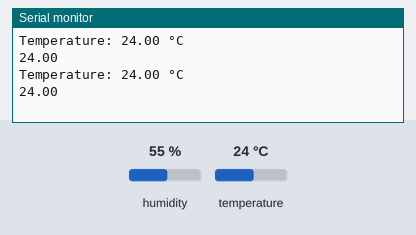
A sketch run on a simulated Arduino Uno, built with avr-gcc and run on an emulated ATmega328P. Parts: the last lines printed to the serial monitor. The inputs (shaded band) are chosen by the test bench; at power-on: temperature 24 °C, humidity 55 %.

Above: at 2.8 s.
2.9 s: temperature set to 12 °C
At 4.8 s:
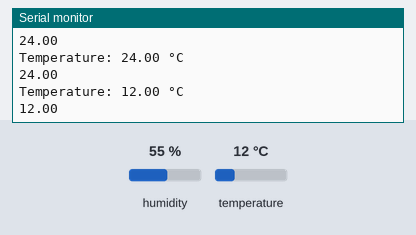
5.6 s: temperature set to 19 °C
At 7.2 s:
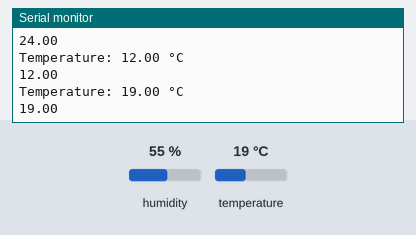
Timing chart, 0 to 8.7 s (numbered marks = the images above; inputs shaded):
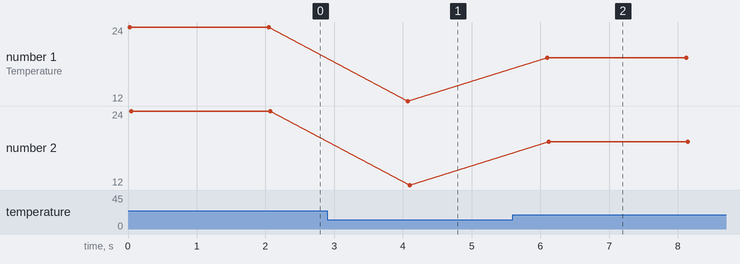

Measured:
- after the input at 2.9 s, the serial monitor: prints a new line after 1.2 s (image 1)
- after the input at 5.6 s, the serial monitor: prints a new line after 0.50 s (image 2)
- plotted number 1: 24 → 12 after the input at 2.9 s, 12 → 19 after the input at 5.6 s
- plotted number 2: 24 → 12 after the input at 2.9 s, 12 → 19 after the input at 5.6 s

The sketch:

IOT_11_DHT.ino
```cpp
#include <DHT.h>

#define DHTPIN 2     // Digital pin connected to the DHT sensor
#define DHTTYPE DHT11   // DHT 11

DHT dht(DHTPIN, DHTTYPE);

void setup() {
  Serial.begin(9600);
  dht.begin();
}

void loop() {
  // Read temperature from the sensor
  float temperature = dht.readTemperature();

  // Print temperature to serial monitor
  Serial.print("Temperature: ");
  Serial.print(temperature);
  Serial.println(" °C");

  // Plot temperature on serial plotter
  Serial.println(temperature);

  delay(2000); // Delay between readings
}
```
